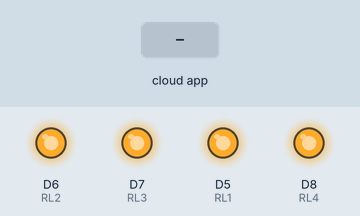
The sketch below on a simulated ESP8266 (NodeMCU). Parts: output pins drawn as LEDs (lit = HIGH). Inputs (shaded band) come from the test bench. WiFi joins after 1.5 s; servers stay silent unless stated; the Firebase database answers and starts empty; what the sketch prints to the serial monitor is not drawn.

Above: at 3.3 s.
3.4 s: the phone or cloud app sets RL1 to 0
At 4.7 s:
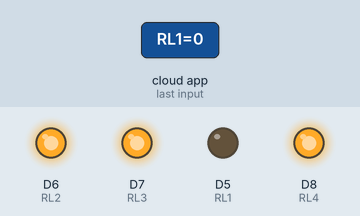
5.3 s: the phone or cloud app sets RL2 to 0
At 6.6 s:
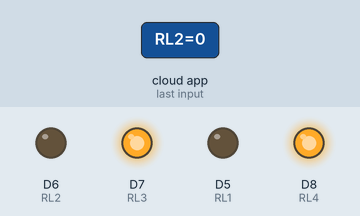
7.1 s: the phone or cloud app sets RL3 to 0
At 8.5 s:
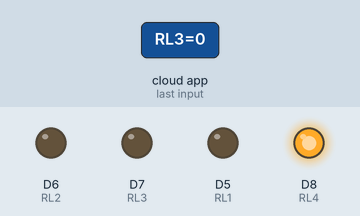
8.8 s: the phone or cloud app sets RL4 to 0
At 10.3 s:
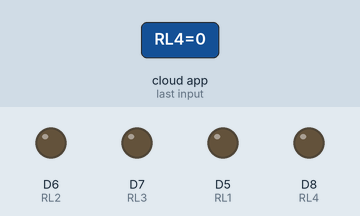
10.6 s: the phone or cloud app sets RL1 to 1
At 13.0 s:
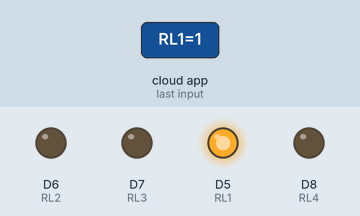
13.3 s: the phone or cloud app sets RL2 to 1
At 14.0 s:
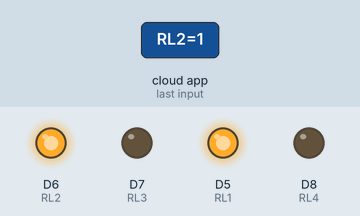
Timing chart, 0 to 16.1 s (numbered marks = the images above; inputs shaded):
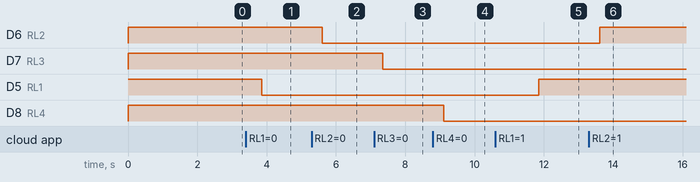

Measured:
- after the input at 3.4 s, D5 (RL1): HIGH → LOW after 0.45 s
- after the input at 5.3 s, D6 (RL2): HIGH → LOW after 0.30 s
- after the input at 7.1 s, D7 (RL3): HIGH → LOW after 0.25 s
- after the input at 8.8 s, D8 (RL4): HIGH → LOW after 0.31 s
- after the input at 10.6 s, D5 (RL1): LOW → HIGH after 1.3 s
- after the input at 13.3 s, D6 (RL2): LOW → HIGH after 0.31 s

The sketch:

Program_Kontrol_4_relay_dg_MIT_App_Inventor_dan_Firebase.ino
```cpp
/***************************************
 * Project Kontrol 4 Relay dg MIT App Inventor dan Firebase
 * Board  : NodeMCU ESP8266 V3
 * Input  : App Inventor
 * Output : Relay module
 * 99 Proyek IoT
 * www.ardutech.com
 ****************************************/

#include "FirebaseESP8266.h"
#include <ESP8266WiFi.h>
//GANTI SESUAI DG FIREBASE HOST ANDA
#define FIREBASE_HOST "kontrol-4-relay-d2ba3.firebaseio.com"
//GANTI SESUAI DG FIREBASE AUTH ANDA
#define FIREBASE_AUTH "hVDIdGeKlEInRxVa2rVeF87zRk6gVUxpwwXRqh2F"
//---GANTI SESUAI DENGAN JARINGAN WIFI
//---HOTSPOT ANDA
#define WIFI_SSID "ArdutechWiFi"
#define WIFI_PASSWORD "12345678"
#define RL1 D5
#define RL2 D6
#define RL3 D7
#define RL4 D8
FirebaseData firebaseData;
String c;
//======================================
void setup()
{
  Serial.begin(9600);
  pinMode(RL1,OUTPUT);
  pinMode(RL2,OUTPUT);
  pinMode(RL3,OUTPUT);
  pinMode(RL4,OUTPUT);
  digitalWrite(RL1,HIGH);
  digitalWrite(RL2,HIGH);
  digitalWrite(RL3,HIGH);
  digitalWrite(RL4,HIGH);
  WiFi.begin(WIFI_SSID, WIFI_PASSWORD);
  Serial.print("Connecting to Wi-Fi");
  while (WiFi.status() != WL_CONNECTED)
  {
    Serial.print(".");
    delay(300);
  }
  Serial.println();
  Serial.print("Connected ...");
  //Serial.println(WiFi.localIP());
  //Serial.println();
  Firebase.begin(FIREBASE_HOST, FIREBASE_AUTH);
  Firebase.reconnectWiFi(true);
  Firebase.setString(firebaseData, "RL1", "1");
  Firebase.setString(firebaseData, "RL2", "1");
  Firebase.setString(firebaseData, "RL3", "1");
  Firebase.setString(firebaseData, "RL4", "1");
 }
//============================================
void loop()
{
   if(Firebase.get(firebaseData, "RL1"))
    {
      c=firebaseData.stringData();
      digitalWrite(RL1,(c.toInt()));
     }else{
      Serial.print("Error in getInt, ");
      Serial.println(firebaseData.errorReason());
      }
    //===========
    if(Firebase.get(firebaseData, "RL2"))
    {
      c=firebaseData.stringData();
      digitalWrite(RL2,(c.toInt()));
     }else{
      Serial.print("Error in getInt, ");
      Serial.println(firebaseData.errorReason());
      }
    //===========
    if(Firebase.get(firebaseData, "RL3"))
    {
      c=firebaseData.stringData();
      digitalWrite(RL3,(c.toInt()));
     }else{
      Serial.print("Error in getInt, ");
      Serial.println(firebaseData.errorReason());
      }
    //=============
    if(Firebase.get(firebaseData, "RL4"))
    {
      c=firebaseData.stringData();
      digitalWrite(RL4,(c.toInt()));
     }else{
      Serial.print("Error in getInt, ");
      Serial.println(firebaseData.errorReason());
      }
  delay(1000);
}
```
